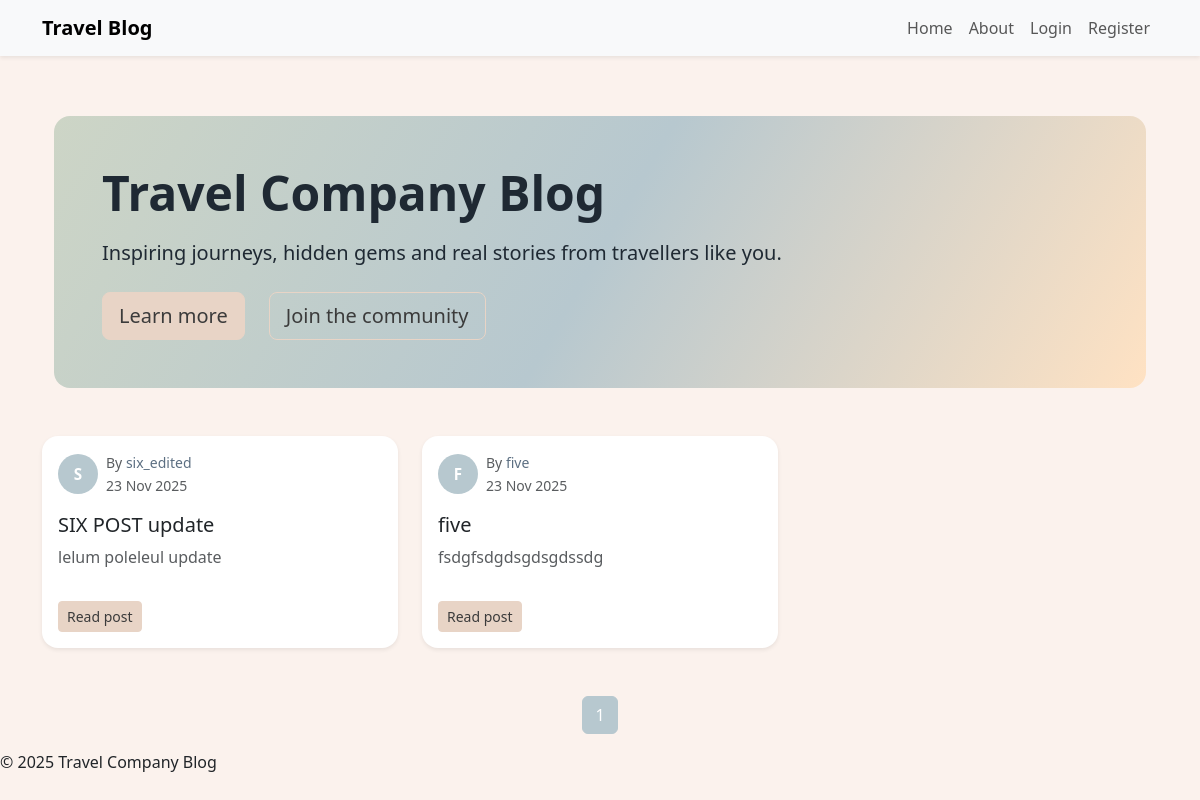
Before: / with the older database file.
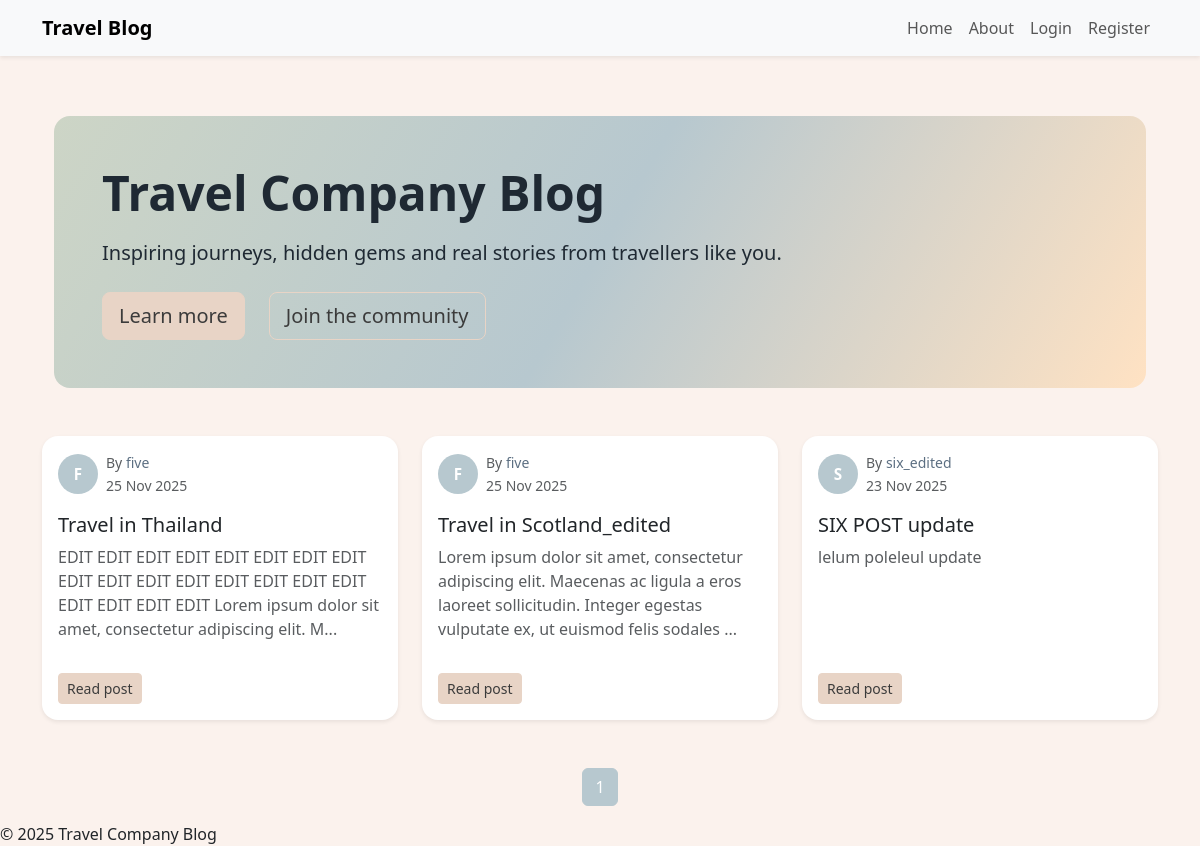
After: the same page with the newer database file.
### travelcompanyblog/models.py (models this page shows, shortened)
class BlogPost(db.Model):
    users = db.relationship(User)
    id = db.Column(db.Integer, primary_key=True)
    user_id = db.Column(db.Integer, db.ForeignKey('users.id'), nullable=False)
    date = db.Column(db.DateTime, nullable=False, default=datetime.utcnow)
    title = db.Column(db.String(140), nullable=False)
    text = db.Column(db.Text, nullable=False)

class User(db.Model, UserMixin):
    __tablename__ = 'users'
    id = db.Column(db.Integer, primary_key=True)
    profile_image = db.Column(db.String(64), nullable=False, default='default_profile.png')
    email = db.Column(db.String(64), unique=True, index=True)
    username = db.Column(db.String(64), unique=True, index=True)
    password_hash = db.Column(db.String(128))
    posts = db.relationship('BlogPost', backref='author', lazy=True)

### travelcompanyblog/core/views.py (the view)
@core.route('/')
def index():
    page = request.args.get('page', 1, type=int)
    blog_post = BlogPost.query.order_by(BlogPost.date.desc()).paginate(page=page, per_page=5)
    return render_template('index.html', blog_posts=blog_post)

### travelcompanyblog/templates/index.html (shortened to what this page needs)
{% extends "base.html" %}
{% block content %}
<div class="container" style="margin-top: 60px;">
<div class="bg-hero rounded-4 p-5 mb-5 text-center text-md-start">
  <h1 class="display-5 fw-bold mb-3">Travel Company Blog</h1>
  <p class="lead mb-4">
    Inspiring journeys, hidden gems and real stories from travellers like you.
  </p>
  <div class="d-flex flex-column flex-sm-row gap-2">
    <a href="{{ url_for('core.info') }}" class="btn btn-accent btn-lg me-sm-3 mb-2 mb-sm-0">
      Learn more
    </a>
    {% if current_user.is_authenticated %}
      <a href="{{ url_for('blog_posts.create_post') }}" class="btn btn-outline-accent btn-lg">
        + Create a new post
      </a>
    {% else %}
      <a href="{{ url_for('users.register') }}" class="btn btn-outline-accent btn-lg">
        Join the community
      </a>
    {% endif %}
  </div>
</div>
</div>
<div class="row g-4">
  {% for post in blog_posts.items %}
    <div class="col-md-6 col-lg-4">
      <div class="card h-100 shadow-sm border-0 blog-card">
        <div class="card-body d-flex flex-column">
          <div class="d-flex align-items-center mb-3">
            <div class="avatar-circle me-2">
              {{ post.author.username[0]|upper }}
            </div>
            <div>
              <small class="text-muted d-block">
                By <a href="{{ url_for('users.user_posts', username=post.author.username) }}"
                      class="author-link">
                      {{ post.author.username }}
                    </a>
              </small>
              <small class="text-muted">
                {{ post.date.strftime('%d %b %Y') }}
              </small>
            </div>
          </div>
          <h5 class="card-title mb-2">
            <a href="{{ url_for('blog_posts.blog_post', blog_post_id=post.id) }}"
               class="stretched-link text-decoration-none text-dark">
              {{ post.title }}
            </a>
          </h5>
          <p class="card-text text-muted flex-grow-1">
            {{ post.text[:160] }}{% if post.text|length > 160 %}...{% endif %}
          </p>
          <div class="mt-3">
            <a class="btn btn-sm btn-accent"
               href="{{ url_for('blog_posts.blog_post', blog_post_id=post.id) }}">
              Read post
            </a>
          </div>
        </div>
      </div>
    </div>
  {% endfor %}
</div>
<nav aria-label="Page navigation" class="mt-5">
  <ul class="pagination justify-content-center">
    {% for page_num in blog_posts.iter_pages(left_edge=1, left_current=2,
                                             right_current=2, right_edge=1) %}
      {% if page_num %}
        <li class="page-item {% if blog_posts.page == page_num %}active{% endif %}">
          <a class="page-link"
             href="{{ url_for('core.index', page=page_num) }}">{{ page_num }}</a>
        </li>
      {% else %}
        <li class="page-item disabled"><span class="page-link">…</span></li>
      {% endif %}
    {% endfor %}
  </ul>
</nav>
{% endblock %}

### travelcompanyblog/templates/base.html (shortened to what this page needs)
<!DOCTYPE html>
<html lang="en">
<head>
    <link href="https://cdn.jsdelivr.net/npm/bootstrap@5.3.2/dist/css/bootstrap.min.css" rel="stylesheet">
</head>
<body>
<nav class="navbar navbar-expand-lg navbar-light bg-light shadow-sm">
    <div class="container">
        <a class="navbar-brand fw-bold" href="{{ url_for('core.index') }}">Travel Blog</a>
        <div class="collapse navbar-collapse" id="navbarContent">
            <ul class="navbar-nav ms-auto mb-2 mb-lg-0">
                <li class="nav-item">
                    <a class="nav-link" href="{{ url_for('core.index') }}">Home</a>
                </li>
                <li class="nav-item">
                    <a class="nav-link" href="{{ url_for('core.info') }}">About</a>
                </li>
                {% if current_user.is_authenticated %}
                <li class="nav-item">
                    <a class="nav-link" href="{{ url_for('users.account') }}">Account</a>
                </li>
                <li class="nav-item">
                    <a class="nav-link" href="{{ url_for('blog_posts.create_post') }}">Create Post</a>
                </li>
                <li class="nav-item">
                    <a class="nav-link text-danger" href="{{ url_for('users.logout') }}">Logout</a>
                </li>
                {% else %}
                <li class="nav-item">
                    <a class="nav-link" href="{{ url_for('users.login') }}">Login</a>
                </li>
                <li class="nav-item">
                    <a class="nav-link" href="{{ url_for('users.register') }}">Register</a>
                </li>
                {% endif %}
            </ul>
        </div>
    </div>
</nav>
    <div class="container">
        {% block content %}
        {% endblock %}
    </div>
    <footer>
        &copy; {{ current_year if current_year else "2025" }} Travel Company Blog
    </footer>
</body>
</html>

### travelcompanyblog/templates/base.html (style rules this page uses)
body { background: #FBF2ED; }
.bg-hero { background: linear-gradient(120deg, #CDD5C6, #B7C8CF, #FFE2C3); color: #1f2933; }
.blog-card { background-color: #ffffff; border-radius: 1rem; transition: transform 0.15s ease, box-shadow 0.15s ease; }
.avatar-circle { width: 40px; height: 40px; border-radius: 50%; background-color: #B7C8CF; color: #ffffff; font-weight: 600; display: flex; align-items: center; justify-content: center; font-size: 0.95rem; }
.author-link { color: #5c6f82; text-decoration: none; }
.btn-accent { background-color: #E8D4C6; border-color: #E8D4C6; color: #3b3b3b; }
.btn-outline-accent { border-color: #E8D4C6; color: #3b3b3b; }
.pagination .page-link { border-radius: 999px; margin: 0 2px; }
.pagination .page-item.active .page-link { background-color: #B7C8CF; border-color: #B7C8CF; }

Changed rows visible on the page:
removed BlogPost: author "F", author.username "five", date "23 Nov 2025", title "five", text "fsdgfsdgdsgdsgdssdg"
added BlogPost: author "F", author.username "five", date "25 Nov 2025", title "Travel in Thailand", text "EDIT EDIT EDIT EDIT EDIT EDIT EDIT EDIT EDIT EDIT EDIT EDIT EDIT EDIT EDIT EDIT EDIT EDIT EDIT EDIT Lorem ipsum dolor sit amet, consectetur adipiscing elit. M"
added BlogPost: author "F", author.username "five", date "25 Nov 2025", title "Travel in Scotland_edited", text "Lorem ipsum dolor sit amet, consectetur adipiscing elit. Maecenas ac ligula a eros laoreet sollicitudin. Integer egestas vulputate ex, ut euismod felis sodales"
